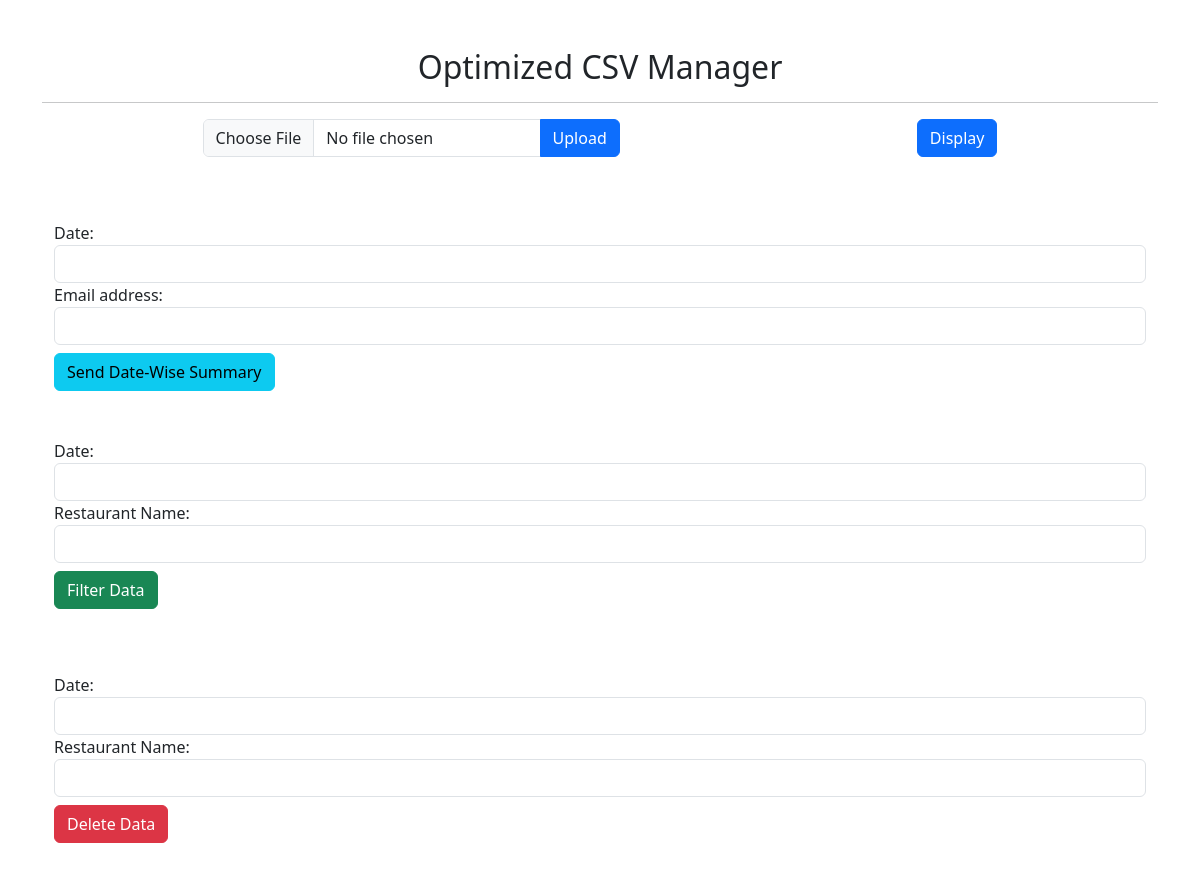
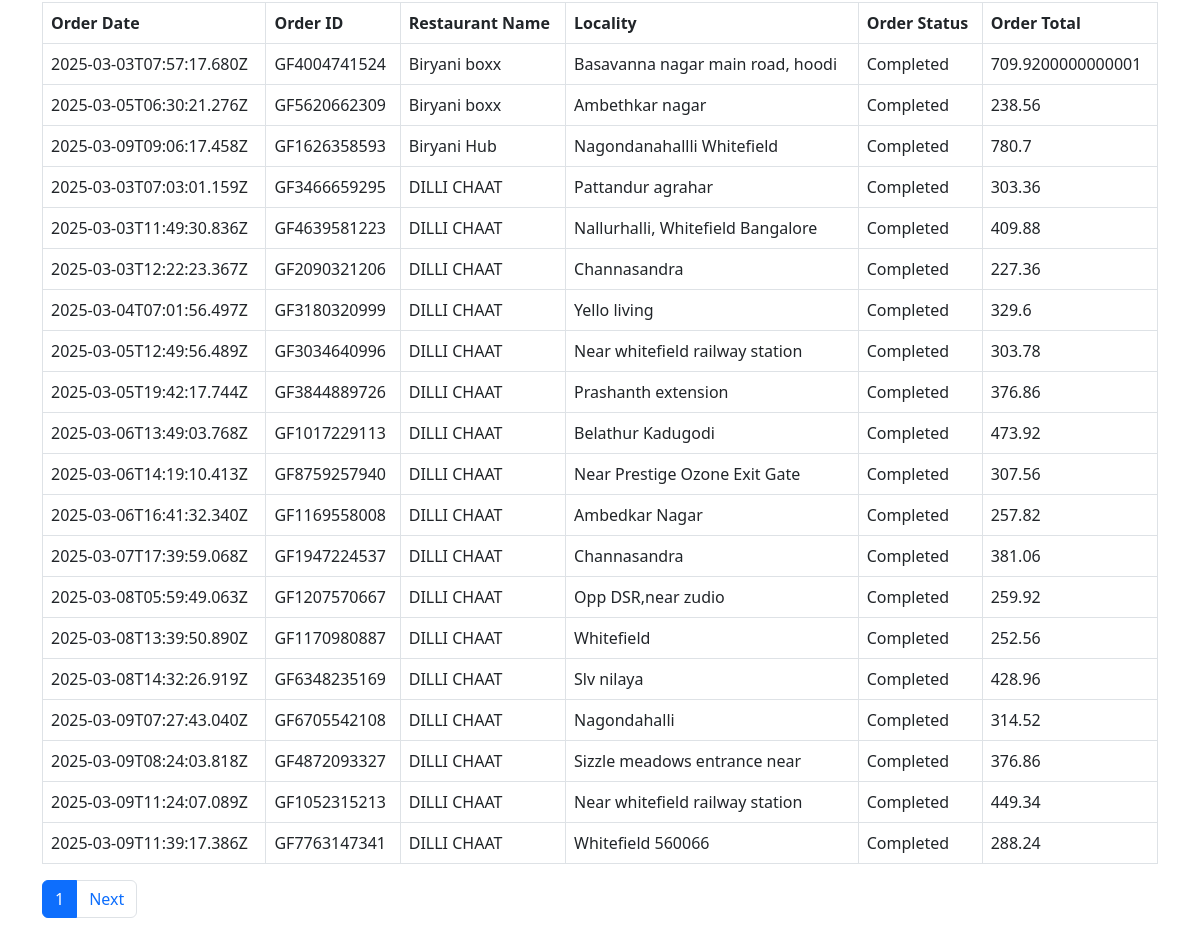
The page /display on the database its author committed (2 pictures, top to bottom).
### app.py (models this page shows)
class Order(db.Model):
    id = db.Column(db.Integer, primary_key=True)
    order_date = db.Column(db.String(50))
    order_id = db.Column(db.String(50))
    restaurant_name = db.Column(db.String(100))
    locality = db.Column(db.String(100))
    order_status = db.Column(db.String(50))
    order_total = db.Column(db.Float)

### app.py (the view)
@app.route("/display")
def display():
    page = request.args.get("page", 1, type=int)
    per_page = 20
    orders = Order.query.paginate(page=page, per_page=per_page)
    return render_template("index.html", orders=orders)

### templates/index.html (shortened to what this page needs)
<!DOCTYPE html>
<html lang="en">
<head>
    <link rel="stylesheet" href="https://cdn.jsdelivr.net/npm/bootstrap@5.3.0/dist/css/bootstrap.min.css">
</head>
<body class="container mt-5">
    <h2 class="text-center">Optimized CSV Manager</h2>
    <hr>
    <div class="container-fluid d-flex flex-column gap-5">
        <div class="d-flex justify-content-around">
            <form action="/" method="post" enctype="multipart/form-data" class="mb-3">
                <div class="input-group">
                    <input type="file" name="csv_file" class="form-control" required>
                    <button type="submit" class="btn btn-primary">Upload</button>
                </div>
            </form>
            <form action="/display" class="mb-3">
                <button type="submit" class="btn btn-primary">Display</button>
            </form>
        </div>
        <form action="/send_summary" method="post">
            <label>Date:</label>
            <input type="text" name="date" class="form-control" required>
            <label>Email address:</label>
            <input type="email" name="email" class="form-control" required>
            <button type="submit" class="btn btn-info mt-2">Send Date-Wise Summary</button>
        </form>
        <form action="/filter" method="post" class="mb-3">
            <label>Date:</label>
            <input type="text" name="date" class="form-control" required>
            <label>Restaurant Name:</label>
            <input type="text" name="restaurant_name" class="form-control" required>
            <button type="submit" class="btn btn-success mt-2">Filter Data</button>
        </form>
        <form action="/delete" method="post" class="mb-3">
            <label>Date:</label>
            <input type="text" name="date" class="form-control" required>
            <label>Restaurant Name:</label>
            <input type="text" name="restaurant_name" class="form-control" required>
            <button type="submit" class="btn btn-danger mt-2">Delete Data</button>
        </form>
    </div>
    {% if orders %}
    <table class="table table-bordered mt-3">
        <thead>
            <tr>
                <th>Order Date</th>
                <th>Order ID</th>
                <th>Restaurant Name</th>
                <th>Locality</th>
                <th>Order Status</th>
                <th>Order Total</th>
            </tr>
        </thead>
        <tbody>
            {% for order in orders %}
            <tr>
                <td>{{ order.order_date }}</td>
                <td>{{ order.order_id }}</td>
                <td>{{ order.restaurant_name }}</td>
                <td>{{ order.locality }}</td>
                <td>{{ order.order_status }}</td>
                <td>{{ order.order_total }}</td>
            </tr>
            {% endfor %}
        </tbody>
    </table>
    {% if orders.page %}
    <nav aria-label="Page navigation">
        <ul class="pagination">
            <li class="page-item active"><span class="page-link">{{ orders.page }}</span></li>
            {% if orders.has_next %}
                <li class="page-item">
                    <a class="page-link" href="?page={{ orders.next_num }}">Next</a>
                </li>
            {% endif %}
        </ul>
    </nav>
    {% endif %}
    {% endif %}
</body>
</html>

### rows shown on the page
Order: order_date "2025-03-03T07:57:17.680Z", order_id "GF4004741524", restaurant_name "Biryani boxx", locality "Basavanna nagar main road, hoodi", order_status "Completed", order_total "709.9200000000001"
Order: order_date "2025-03-05T06:30:21.276Z", order_id "GF5620662309", restaurant_name "Biryani boxx", locality "Ambethkar nagar", order_status "Completed", order_total "238.56"
Order: order_date "2025-03-09T09:06:17.458Z", order_id "GF1626358593", restaurant_name "Biryani Hub", locality "Nagondanahallli Whitefield", order_status "Completed", order_total "780.7"
Order: order_date "2025-03-03T07:03:01.159Z", order_id "GF3466659295", restaurant_name "DILLI CHAAT", locality "Pattandur agrahar", order_status "Completed", order_total "303.36"
Order: order_date "2025-03-03T11:49:30.836Z", order_id "GF4639581223", restaurant_name "DILLI CHAAT", locality "Nallurhalli, Whitefield Bangalore", order_status "Completed", order_total "409.88"
Order: order_date "2025-03-03T12:22:23.367Z", order_id "GF2090321206", restaurant_name "DILLI CHAAT", locality "Channasandra", order_status "Completed", order_total "227.36"
Order: order_date "2025-03-04T07:01:56.497Z", order_id "GF3180320999", restaurant_name "DILLI CHAAT", locality "Yello living", order_status "Completed", order_total "329.6"
Order: order_date "2025-03-05T12:49:56.489Z", order_id "GF3034640996", restaurant_name "DILLI CHAAT", locality "Near whitefield railway station", order_status "Completed", order_total "303.78"
Order: order_date "2025-03-05T19:42:17.744Z", order_id "GF3844889726", restaurant_name "DILLI CHAAT", locality "Prashanth extension", order_status "Completed", order_total "376.86"
Order: order_date "2025-03-06T13:49:03.768Z", order_id "GF1017229113", restaurant_name "DILLI CHAAT", locality "Belathur Kadugodi", order_status "Completed", order_total "473.92"
Order: order_date "2025-03-06T14:19:10.413Z", order_id "GF8759257940", restaurant_name "DILLI CHAAT", locality "Near Prestige Ozone Exit Gate", order_status "Completed", order_total "307.56"
Order: order_date "2025-03-06T16:41:32.340Z", order_id "GF1169558008", restaurant_name "DILLI CHAAT", locality "Ambedkar Nagar", order_status "Completed", order_total "257.82"
Order: order_date "2025-03-07T17:39:59.068Z", order_id "GF1947224537", restaurant_name "DILLI CHAAT", locality "Channasandra", order_status "Completed", order_total "381.06"
Order: order_date "2025-03-08T05:59:49.063Z", order_id "GF1207570667", restaurant_name "DILLI CHAAT", locality "Opp DSR,near zudio", order_status "Completed", order_total "259.92"
Order: order_date "2025-03-08T13:39:50.890Z", order_id "GF1170980887", restaurant_name "DILLI CHAAT", locality "Whitefield", order_status "Completed", order_total "252.56"
Order: order_date "2025-03-08T14:32:26.919Z", order_id "GF6348235169", restaurant_name "DILLI CHAAT", locality "Slv nilaya", order_status "Completed", order_total "428.96"
Order: order_date "2025-03-09T07:27:43.040Z", order_id "GF6705542108", restaurant_name "DILLI CHAAT", locality "Nagondahalli", order_status "Completed", order_total "314.52"
Order: order_date "2025-03-09T08:24:03.818Z", order_id "GF4872093327", restaurant_name "DILLI CHAAT", locality "Sizzle meadows entrance near", order_status "Completed", order_total "376.86"
Order: order_date "2025-03-09T11:24:07.089Z", order_id "GF1052315213", restaurant_name "DILLI CHAAT", locality "Near whitefield railway station", order_status "Completed", order_total "449.34"
Order: order_date "2025-03-09T11:39:17.386Z", order_id "GF7763147341", restaurant_name "DILLI CHAAT", locality "Whitefield 560066", order_status "Completed", order_total "288.24"

### other values the page prints
{{ orders.page }} "1"
